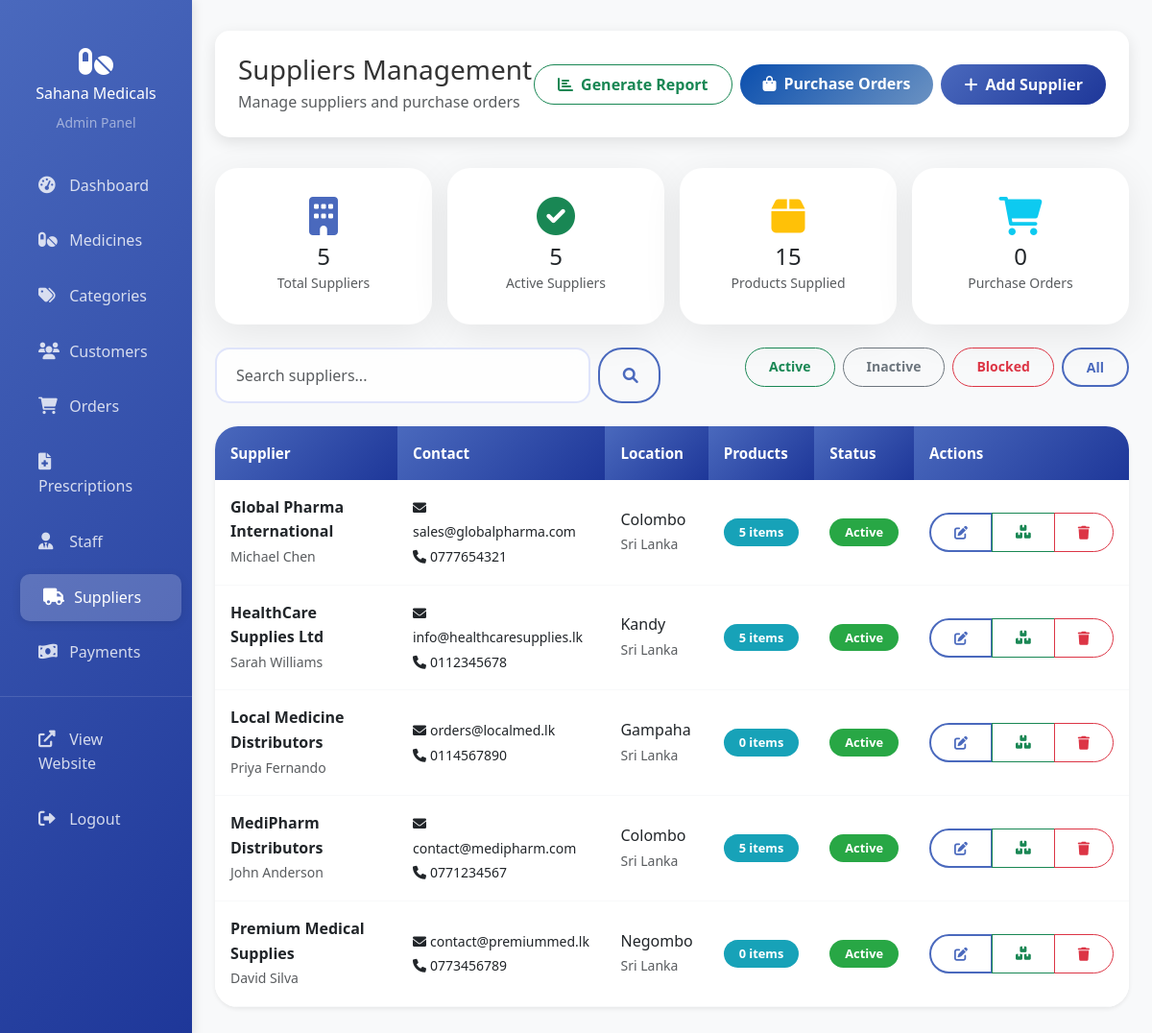
Screenshot of /admin/suppliers.php (signed in) with the database file from the repository.
### tables this page shows
CREATE TABLE IF NOT EXISTS suppliers (
    id INT AUTO_INCREMENT PRIMARY KEY,
    company_name VARCHAR(200) NOT NULL,
    contact_person VARCHAR(200),
    email VARCHAR(200),
    phone VARCHAR(20),
    address TEXT,
    city VARCHAR(100),
    country VARCHAR(100),
    tax_id VARCHAR(100),
    payment_terms VARCHAR(100),
    status ENUM('active', 'inactive', 'blocked') DEFAULT 'active',
    notes TEXT,
    created_at TIMESTAMP DEFAULT CURRENT_TIMESTAMP,
    updated_at TIMESTAMP DEFAULT CURRENT_TIMESTAMP ON UPDATE CURRENT_TIMESTAMP
);

### admin/suppliers.php (the view, shortened to what this page needs)
<?php
include 'auth_check.php';
$search = $_GET['search'] ?? '';
$where_conditions = [];
$params = [];
$where_clause = !empty($where_conditions) ? 'WHERE ' . implode(' AND ', $where_conditions) : '';
$stmt = $pdo->prepare("
    SELECT s.*,
           COUNT(DISTINCT sp.medicine_id) as product_count,
           COUNT(DISTINCT po.id) as order_count
    FROM suppliers s
    LEFT JOIN supplier_products sp ON s.id = sp.supplier_id AND sp.status = 'active'
    LEFT JOIN purchase_orders po ON s.id = po.supplier_id
    $where_clause
    GROUP BY s.id
    ORDER BY s.company_name ASC
");
$stmt->execute($params);
$suppliers = $stmt->fetchAll();
?>
<!DOCTYPE html>
<html lang="en">
<head>
    <link href="https://cdn.jsdelivr.net/npm/bootstrap@5.3.0/dist/css/bootstrap.min.css" rel="stylesheet">
    <link href="https://cdnjs.cloudflare.com/ajax/libs/font-awesome/6.0.0/css/all.min.css" rel="stylesheet">
    <link href="../assets/css/style.css" rel="stylesheet">
</head>
<body>
    <div class="container-fluid">
        <div class="row">
            <?php include 'includes/sidebar.php'; ?>
            <main class="col-md-9 ms-sm-auto col-lg-10 px-md-4 admin-content">
                <div class="admin-header">
                    <div class="d-flex justify-content-between align-items-center">
                        <div>
                            <h2 class="h3 mb-1">Suppliers Management</h2>
                            <p class="text-muted mb-0">Manage suppliers and purchase orders</p>
                        </div>
                        <div class="d-flex gap-2">
                            <a href="reports.php?type=suppliers" class="btn btn-outline-success">
                                <i class="fas fa-chart-bar me-2"></i>Generate Report
                            </a>
                            <a href="purchase_orders.php" class="btn btn-success">
                                <i class="fas fa-shopping-bag me-2"></i>Purchase Orders
                            </a>
                            <button type="button" class="btn btn-primary" data-bs-toggle="modal" data-bs-target="#supplierModal" onclick="openModal('create')">
                                <i class="fas fa-plus me-2"></i>Add Supplier
                            </button>
                        </div>
                    </div>
                </div>
                <div class="row g-3 mb-4">
                    <div class="col-md-3">
                        <div class="card">
                            <div class="card-body text-center">
                                <i class="fas fa-building text-primary mb-2 icon-3xl"></i>
                                <h4 class="mb-0"><?php echo count($suppliers); ?></h4>
                                <small class="text-muted">Total Suppliers</small>
                            </div>
                        </div>
                    </div>
                    <div class="col-md-3">
                        <div class="card">
                            <div class="card-body text-center">
                                <i class="fas fa-check-circle text-success mb-2 icon-3xl"></i>
                                <h4 class="mb-0">
                                    <?php
                                    $active = array_filter($suppliers, fn($s) => $s['status'] === 'active');
                                    echo count($active);
                                    ?>
                                </h4>
                                <small class="text-muted">Active Suppliers</small>
                            </div>
                        </div>
                    </div>
                    <div class="col-md-3">
                        <div class="card">
                            <div class="card-body text-center">
                                <i class="fas fa-box text-warning mb-2 icon-3xl"></i>
                                <h4 class="mb-0">
                                    <?php
                                    $total_products = array_sum(array_column($suppliers, 'product_count'));
                                    echo $total_products;
                                    ?>
                                </h4>
                                <small class="text-muted">Products Supplied</small>
                            </div>
                        </div>
                    </div>
                    <div class="col-md-3">
                        <div class="card">
                            <div class="card-body text-center">
                                <i class="fas fa-shopping-cart text-info mb-2 icon-3xl"></i>
                                <h4 class="mb-0">
                                    <?php
                                    $total_orders = array_sum(array_column($suppliers, 'order_count'));
                                    echo $total_orders;
                                    ?>
                                </h4>
                                <small class="text-muted">Purchase Orders</small>
                            </div>
                        </div>
                    </div>
                </div>
                <div class="row mb-4">
                    <div class="col-md-6">
                        <form method="GET" class="d-flex">
                            <input type="text" class="form-control me-2" name="search" placeholder="Search suppliers..." value="<?php echo htmlspecialchars($search); ?>">
                            <button type="submit" class="btn btn-outline-primary">
                                <i class="fas fa-search"></i>
                            </button>
                        </form>
                    </div>
                    <div class="col-md-6">
                        <div class="d-flex gap-2 justify-content-end">
                            <a href="?filter=active" class="btn btn-outline-success btn-sm">Active</a>
                            <a href="?filter=inactive" class="btn btn-outline-secondary btn-sm">Inactive</a>
                            <a href="?filter=blocked" class="btn btn-outline-danger btn-sm">Blocked</a>
                            <a href="?" class="btn btn-outline-primary btn-sm">All</a>
                        </div>
                    </div>
                </div>
                <div class="card border-0 shadow-sm">
                    <div class="card-body p-0">
                        <div class="table-responsive">
                            <table class="table table-hover mb-0">
                                <thead class="table-light">
                                    <tr>
                                        <th>Supplier</th>
                                        <th>Contact</th>
                                        <th>Location</th>
                                        <th>Products</th>
                                        <th>Status</th>
                                        <th>Actions</th>
                                    </tr>
                                </thead>
                                <tbody>
                                    <?php foreach ($suppliers as $supplier): ?>
                                    <tr>
                                        <td>
                                            <div>
                                                <strong><?php echo htmlspecialchars($supplier['company_name']); ?></strong>
                                                <br>
                                                <small class="text-muted"><?php echo htmlspecialchars($supplier['contact_person']); ?></small>
                                            </div>
                                        </td>
                                        <td>
                                            <div>
                                                <small><i class="fas fa-envelope me-1"></i><?php echo htmlspecialchars($supplier['email']); ?></small>
                                                <br>
                                                <small><i class="fas fa-phone me-1"></i><?php echo htmlspecialchars($supplier['phone']); ?></small>
                                            </div>
                                        </td>
                                        <td>
                                            <div>
                                                <?php echo htmlspecialchars($supplier['city']); ?><br>
                                                <small class="text-muted"><?php echo htmlspecialchars($supplier['country']); ?></small>
                                            </div>
                                        </td>
                                        <td>
                                            <span class="badge bg-info"><?php echo $supplier['product_count']; ?> items</span>
                                        </td>
                                        <td>
                                            <span class="badge bg-<?php
                                                echo $supplier['status'] === 'active' ? 'success' :
                                                     ($supplier['status'] === 'inactive' ? 'secondary' : 'danger');
                                            ?>">
                                                <?php echo ucfirst($supplier['status']); ?>
                                            </span>
                                        </td>
                                        <td>
                                            <div class="btn-group btn-group-sm">
                                                <button type="button" class="btn btn-outline-primary" onclick="openModal('edit', <?php echo htmlspecialchars(json_encode($supplier)); ?>)">
                                                    <i class="fas fa-edit"></i>
                                                </button>
                                                <a href="supplier_products.php?supplier_id=<?php echo $supplier['id']; ?>" class="btn btn-outline-success" title="Manage Products">
                                                    <i class="fas fa-boxes"></i>
                                                </a>
                                                <button type="button" class="btn btn-outline-danger" onclick="confirmDelete(<?php echo $supplier['id']; ?>)">
                                                    <i class="fas fa-trash"></i>
                                                </button>
                                            </div>
                                        </td>
                                    </tr>
                                    <?php endforeach; ?>
                                </tbody>
                            </table>
                        </div>
                    </div>
                </div>
            </main>
        </div>
    </div>
</body>
</html>

### assets/css/style.css (style rules this page uses)
:root { --primary-color: #4a69bd; --primary-light: #6b92c2; --primary-dark: #1e3799; --secondary-blue: #0b4fae; --secondary-color: #28a745; --accent-color: #ffc107; --danger-color: #dc3545; --warning-color: #fd7e14; --info-color: #17a2b8; --light-gray: #f8f9fa; --medium-gray: #666; --dark-gray: #2c3e50; --white: #ffffff; --text-color: #333; --gradient-primary: linear-gradient(135deg, #4a69bd, #1e3799); --gradient-secondary: linear-gradient(135deg, #0b4fae, #6b92c2); --gradient-dark: linear-gradient(135deg, #2c3e50, #34495e); --gradient-hero: linear-gradient(135deg, rgba(74, 105, 189, 0.9), rgba(30, 55, 153, 0.9)); --shadow-sm: 0 2px 20px rgba(0, 0, 0, 0.1); --shadow: 0 10px 30px rgba(0, 0, 0, 0.1); --shadow-lg: 0 20px 40px rgba(0, 0, 0, 0.15); --shadow-card: 0 5px 15px rgba(0, 0, 0, 0.1); }
* { margin: 0; padding: 0; box-sizing: border-box; }
html { scroll-behavior: smooth; }
body { font-family: 'Segoe UI', Tahoma, Geneva, Verdana, sans-serif; line-height: 1.6; color: var(--text-color); min-height: 100vh; display: flex; flex-direction: column; }
.text-primary { color: var(--primary-color) !important; }
.card { transition: all 0.4s cubic-bezier(0.175, 0.885, 0.32, 1.275); border-radius: 24px; border: none; box-shadow: 0 10px 40px rgba(0, 0, 0, 0.08); overflow: hidden; position: relative; background: white; }
.card::before { content: ''; position: absolute; top: 0; left: 0; right: 0; height: 4px; background: linear-gradient(135deg, #667eea, #764ba2); transform: scaleX(0); transition: transform 0.4s ease; transform-origin: left; z-index: 1; }
.card-body { padding: 30px; }
.btn { border-radius: 25px; padding: 0.5rem 1.5rem; font-weight: 600; transition: all 0.3s ease; position: relative; overflow: hidden; }
.btn-primary { background: var(--gradient-primary); border: none; color: white; }
.btn-success { background: var(--gradient-secondary); border: none; color: white; }
.btn-outline-primary { border: 2px solid var(--primary-color); color: var(--primary-color); background: transparent; }
.form-control { border-radius: 15px; border: 2px solid rgba(102, 126, 234, 0.2); padding: 15px 20px; transition: all 0.3s ease; font-size: 1rem; background: rgba(255, 255, 255, 0.8); backdrop-filter: blur(10px); }
.table { border-radius: 15px; overflow: hidden; background: white; margin-bottom: 0; }
.table thead th { background: var(--gradient-primary); color: white; border: none; font-weight: 600; padding: 1rem; font-size: 0.95rem; }
.table tbody tr { transition: all 0.3s ease; border-bottom: 1px solid #f8f9fa; }
.table tbody td { padding: 1rem; vertical-align: middle; }
.table-responsive { border-radius: 0; }
.admin-content, .col-md-9.col-lg-10 { margin-left: 16.666667%; height: 100vh; overflow-y: auto; padding: 2rem; }
.admin-content { background: var(--light-gray); min-height: 100vh; }
.admin-header { background: white; padding: 1.5rem; box-shadow: var(--shadow-card); margin-bottom: 2rem; border-radius: 15px; }
.badge { border-radius: 20px; padding: 0.5rem 1rem; font-weight: 600; font-size: 0.8rem; }
.badge.bg-success { background-color: var(--secondary-color) !important; }
.badge.bg-info { background-color: var(--info-color) !important; }
a { text-decoration: none; transition: all 0.3s ease; }
.icon-3xl { font-size: 2.5rem !important; }

### rows the page displays
suppliers: company_name "Global Pharma International", contact_person "Michael Chen", email "sales@globalpharma.com", phone "0777654321", city "Colombo", country "Sri Lanka", product_count "5", status "Active"
suppliers: company_name "HealthCare Supplies Ltd", contact_person "Sarah Williams", email "info@healthcaresupplies.lk", phone "0112345678", city "Kandy", country "Sri Lanka", product_count "5", status "Active"
suppliers: company_name "Local Medicine Distributors", contact_person "Priya Fernando", email "orders@localmed.lk", phone "0114567890", city "Gampaha", country "Sri Lanka", product_count "0", status "Active"
suppliers: company_name "MediPharm Distributors", contact_person "John Anderson", email "contact@medipharm.com", phone "0771234567", city "Colombo", country "Sri Lanka", product_count "5", status "Active"
suppliers: company_name "Premium Medical Supplies", contact_person "David Silva", email "contact@premiummed.lk", phone "0773456789", city "Negombo", country "Sri Lanka", product_count "0", status "Active"

### other values shown
count($suppliers) "5"
count($active) "5"
$total_products "15"
$total_orders "0"
